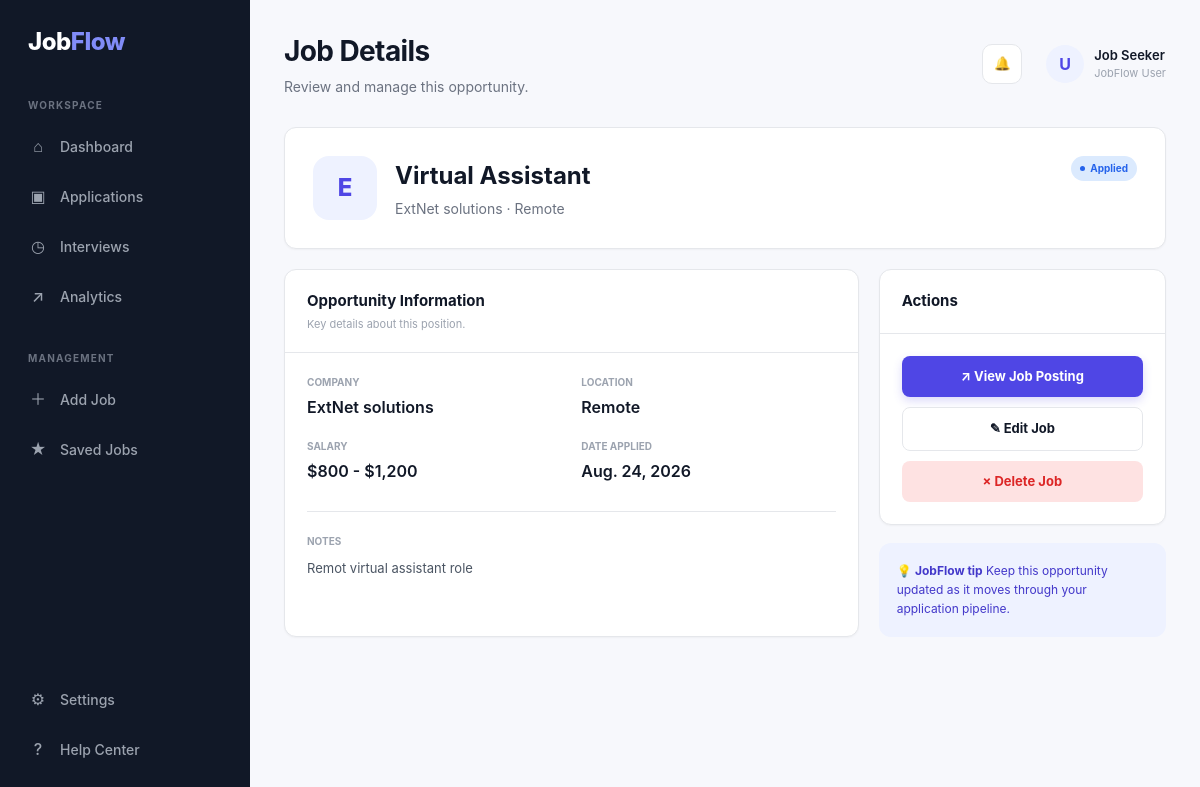
The app's page /jobs/2/ with its own data.
### jobs/models.py (models this page shows, shortened)
class Job(models.Model):
    STATUS_CHOICES = [
        ('saved', 'Saved'),
        ('applied', 'Applied'),
        ('screening', 'Screening'),
        ('interview', 'Interview'),
        ('offer', 'Offer'),
        ('rejected', 'Rejected'),
    ]
    company = models.CharField(max_length=200)
    position = models.CharField(max_length=200)
    location = models.CharField(max_length=200)
    job_url = models.URLField()
    salary = models.CharField(max_length=100, blank=True)
    date_applied = models.DateField(null=True, blank=True)
    status = models.CharField(
        max_length=20,
        choices=STATUS_CHOICES,
        default='saved'
    )
    notes = models.TextField(blank=True)
    created_at = models.DateTimeField(auto_now_add=True)

### jobs/views.py (the view)
def job_detail(request, job_id):
    job = get_object_or_404(Job, id=job_id)
    return render(request, 'jobs/job_detail.html', {
        'job': job,
    })

### jobs/templates/jobs/job_detail.html (shortened to what this page needs)
{% load static %}
<!DOCTYPE html>
<html lang="en">
<head>
    <link
        rel="stylesheet"
        href="{% static 'css/jobflow.css' %}"
    >
</head>
<body>
<div class="jobflow-layout">
    <aside class="jobflow-sidebar">
        <div class="jobflow-logo">
            Job<span>Flow</span>
        </div>
        <div class="sidebar-section">
            <div class="sidebar-title">
                Workspace
            </div>
            <a
                href="{% url 'dashboard' %}"
                class="sidebar-link"
            >
                <span class="sidebar-icon">⌂</span>
                <span>Dashboard</span>
            </a>
            <a href="#" class="sidebar-link">
                <span class="sidebar-icon">▣</span>
                <span>Applications</span>
            </a>
            <a href="#" class="sidebar-link">
                <span class="sidebar-icon">◷</span>
                <span>Interviews</span>
            </a>
            <a href="#" class="sidebar-link">
                <span class="sidebar-icon">↗</span>
                <span>Analytics</span>
            </a>
        </div>
        <div class="sidebar-section">
            <div class="sidebar-title">
                Management
            </div>
            <a
                href="{% url 'add_job' %}"
                class="sidebar-link"
            >
                <span class="sidebar-icon">＋</span>
                <span>Add Job</span>
            </a>
            <a href="#" class="sidebar-link">
                <span class="sidebar-icon">★</span>
                <span>Saved Jobs</span>
            </a>
        </div>
        <div class="sidebar-bottom">
            <a href="#" class="sidebar-link">
                <span class="sidebar-icon">⚙</span>
                <span>Settings</span>
            </a>
            <a href="#" class="sidebar-link">
                <span class="sidebar-icon">?</span>
                <span>Help Center</span>
            </a>
        </div>
    </aside>
    <main class="jobflow-main">
        <div class="jobflow-topbar">
            <div class="page-title">
                <h1>
                    Job Details
                </h1>
                <p>
                    Review and manage this opportunity.
                </p>
            </div>
            <div class="topbar-actions">
                <button class="icon-button">
                    🔔
                </button>
                <div class="profile">
                    <div class="profile-avatar">
                        U
                    </div>
                    <div>
                        <div class="profile-name">
                            Job Seeker
                        </div>
                        <div class="profile-role">
                            JobFlow User
                        </div>
                    </div>
                </div>
            </div>
        </div>
        <div
            class="panel"
            style="margin-bottom:20px;"
        >
            <div
                style="
                padding:28px;
                display:flex;
                justify-content:space-between;
                align-items:flex-start;
                gap:20px;
                "
            >
                <div
                    style="
                    display:flex;
                    gap:18px;
                    align-items:center;
                    "
                >
                    <div
                        style="
                        width:64px;
                        height:64px;
                        border-radius:16px;
                        background:#eef2ff;
                        color:#4f46e5;
                        display:flex;
                        align-items:center;
                        justify-content:center;
                        font-size:24px;
                        font-weight:800;
                        "
                    >
                        {{ job.company|first|upper }}
                    </div>
                    <div>
                        <h1
                            style="
                            font-size:24px;
                            margin-bottom:4px;
                            "
                        >
                            {{ job.position }}
                        </h1>
                        <div
                            style="
                            color:#6b7280;
                            font-size:14px;
                            "
                        >
                            {{ job.company }}
                            {% if job.location %}
                                · {{ job.location }}
                            {% endif %}
                        </div>
                    </div>
                </div>
                <span class="status {{ job.status }}">
                    {{ job.get_status_display }}
                </span>
            </div>
        </div>
        <div
            style="
            display:grid;
            grid-template-columns:2fr 1fr;
            gap:20px;
            "
        >
            <div class="panel">
                <div class="panel-header">
                    <div>
                        <div class="panel-title">
                            Opportunity Information
                        </div>
                        <div class="panel-subtitle">
                            Key details about this position.
                        </div>
                    </div>
                </div>
                <div class="panel-body">
                    <div
                        style="
                        display:grid;
                        grid-template-columns:1fr 1fr;
                        gap:20px;
                        "
                    >
                        <div>
                            <div
                                style="
                                color:#9ca3af;
                                font-size:10px;
                                font-weight:700;
                                text-transform:uppercase;
                                margin-bottom:5px;
                                "
                            >
                                Company
                            </div>
                            <div style="font-weight:600;">
                                {{ job.company }}
                            </div>
                        </div>
                        <div>
                            <div
                                style="
                                color:#9ca3af;
                                font-size:10px;
                                font-weight:700;
                                text-transform:uppercase;
                                margin-bottom:5px;
                                "
                            >
                                Location
                            </div>
                            <div style="font-weight:600;">
                                {{ job.location|default:"Not specified" }}
                            </div>
                        </div>
                        <div>
                            <div
                                style="
                                color:#9ca3af;
                                font-size:10px;
                                font-weight:700;
                                text-transform:uppercase;
                                margin-bottom:5px;
                                "
                            >
                                Salary
                            </div>
                            <div style="font-weight:600;">
                                {{ job.salary|default:"Not specified" }}
                            </div>
                        </div>
                        <div>
                            <div
                                style="
                                color:#9ca3af;
                                font-size:10px;
                                font-weight:700;
                                text-transform:uppercase;
                                margin-bottom:5px;
                                "
                            >
                                Date Applied
                            </div>
                            <div style="font-weight:600;">
                                {{ job.date_applied|default:"Not applied yet" }}
                            </div>
                        </div>
                    </div>
                    <div
                        style="
                        margin-top:28px;
                        padding-top:22px;
                        border-top:1px solid #e5e7eb;
                        "
                    >
                        <div
                            style="
                            color:#9ca3af;
                            font-size:10px;
                            font-weight:700;
                            text-transform:uppercase;
                            margin-bottom:8px;
                            "
                        >
                            Notes
                        </div>
                        <div
                            style="
                            color:#4b5563;
                            font-size:13px;
                            line-height:1.7;
                            "
                        >
                            {{ job.notes|default:"No notes have been added to this opportunity." }}
                        </div>
                    </div>
                </div>
            </div>
            <div>
                <div class="panel">
                    <div class="panel-header">
                        <div class="panel-title">
                            Actions
                        </div>
                    </div>
                    <div class="panel-body">
                        <a
                            href="{{ job.job_url }}"
                            target="_blank"
                            class="btn btn-primary"
                            style="width:100%; margin-bottom:10px;"
                        >
                            ↗ View Job Posting
                        </a>
                        <a
                            href="{% url 'edit_job' job.id %}"
                            class="btn btn-secondary"
                            style="width:100%; margin-bottom:10px;"
                        >
                            ✎ Edit Job
                        </a>
                        <a
                            href="{% url 'delete_job' job.id %}"
                            class="btn"
                            style="
                            width:100%;
                            background:#fee2e2;
                            color:#dc2626;
                            "
                        >
                            × Delete Job
                        </a>
                    </div>
                </div>
                <div
                    style="
                    margin-top:18px;
                    background:#eef2ff;
                    border-radius:12px;
                    padding:18px;
                    color:#4338ca;
                    font-size:12px;
                    line-height:1.6;
                    "
                >
                    💡 <strong>JobFlow tip</strong>
                    Keep this opportunity updated as it moves through
                    your application pipeline.
                </div>
            </div>
        </div>
    </main>
</div>
</body>
</html>

### records on screen
Job: company|first "E", position "Virtual Assistant", company "ExtNet solutions", location "Remote", status "Applied", salary "$800 - $1,200", date_applied "Aug. 24, 2026", notes "Remot virtual assistant role"
